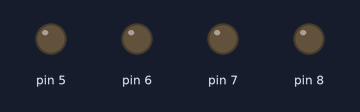
Recording of a sketch running on a simulated Arduino Uno, built with avr-gcc and run on an emulated ATmega328P. Parts: output pins drawn as LEDs (lit = HIGH).

Above: at 0.5 s.
At 2.5 s:
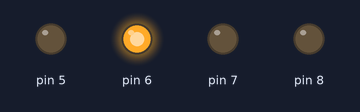
At 4.5 s:
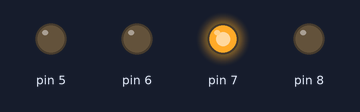
At 9.5 s:
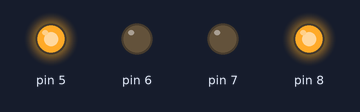
At 14.5 s:
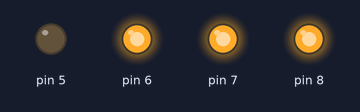
At 19.5 s:
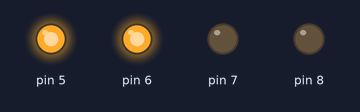
Timing chart, 0 to 20.8 s (numbered marks = the images above):
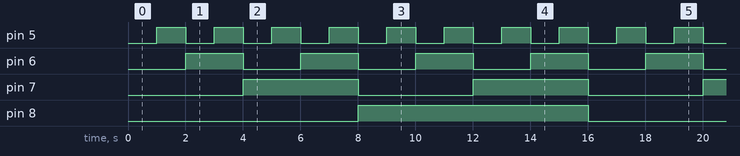

Measured:
- by itself, pin 5: alternates HIGH for 1.0 s and LOW for 1.0 s
- by itself, pin 6: alternates HIGH for 2.0 s and LOW for 2.0 s
- by itself, pin 7: alternates HIGH for 4.0 s and LOW for 4.0 s
- by itself, pin 8: alternates HIGH for 8.0 s and LOW for 8.0 s

The sketch:

Sortides_1.4.ino
```cpp
/*************************************************************************
**                                                                      **
**                     Entrades-Sortides digitals                       **
**                                                                      **
*************************************************************************/

//*******  Includes  *****************************************************


//*******  Variables  ****************************************************

//*******  Setup  ********************************************************
void setup(){
  Serial.begin(9600);
  pinMode (5, OUTPUT);
  pinMode (6, OUTPUT);
  pinMode (7, OUTPUT);
  pinMode (8, OUTPUT);


}

//*******  Loop  *********************************************************
void loop(){

  digitalWrite (5, LOW);
  digitalWrite (6, LOW);
  digitalWrite (7, LOW);
  digitalWrite (8, LOW);

  delay(1000);

  digitalWrite (5, HIGH);
  digitalWrite (6, LOW);
  digitalWrite (7, LOW);
  digitalWrite (8, LOW);

  delay(1000);

  digitalWrite (5, LOW);
  digitalWrite (6, HIGH);
  digitalWrite (7, LOW);
  digitalWrite (8, LOW);

  delay(1000);

  digitalWrite (5, HIGH);
  digitalWrite (6, HIGH);
  digitalWrite (7, LOW);
  digitalWrite (8, LOW);

  delay(1000);

  digitalWrite (5, LOW);
  digitalWrite (6, LOW);
  digitalWrite (7, HIGH);
  digitalWrite (8, LOW);

  delay(1000);

  digitalWrite (5, HIGH);
  digitalWrite (6, LOW);
  digitalWrite (7, HIGH);
  digitalWrite (8, LOW);

  delay(1000);

  digitalWrite (5, LOW);
  digitalWrite (6, HIGH);
  digitalWrite (7, HIGH);
  digitalWrite (8, LOW);

  delay(1000);

  digitalWrite (5, HIGH);
  digitalWrite (6, HIGH);
  digitalWrite (7, HIGH);
  digitalWrite (8, LOW);

  delay(1000);

  digitalWrite (5, LOW);
  digitalWrite (6, LOW);
  digitalWrite (7, LOW);
  digitalWrite (8, HIGH);

  delay(1000);

  digitalWrite (5, HIGH);
  digitalWrite (6, LOW);
  digitalWrite (7, LOW);
  digitalWrite (8, HIGH);

  delay(1000);

  digitalWrite (5, LOW);
  digitalWrite (6, HIGH);
  digitalWrite (7, LOW);
  digitalWrite (8, HIGH);

  delay(1000);

  digitalWrite (5, HIGH);
  digitalWrite (6, HIGH);
  digitalWrite (7, LOW);
  digitalWrite (8, HIGH);

  delay(1000);

  digitalWrite (5, LOW);
  digitalWrite (6, LOW);
  digitalWrite (7, HIGH);
  digitalWrite (8, HIGH);

  delay(1000);

  digitalWrite (5, HIGH);
  digitalWrite (6, LOW);
  digitalWrite (7, HIGH);
  digitalWrite (8, HIGH);

  delay(1000);

  digitalWrite (5, LOW);
  digitalWrite (6, HIGH);
  digitalWrite (7, HIGH);
  digitalWrite (8, HIGH);

  delay(1000);

  digitalWrite (5, HIGH);
  digitalWrite (6, HIGH);
  digitalWrite (7, HIGH);
  digitalWrite (8, HIGH);

  delay(1000);

}
```
